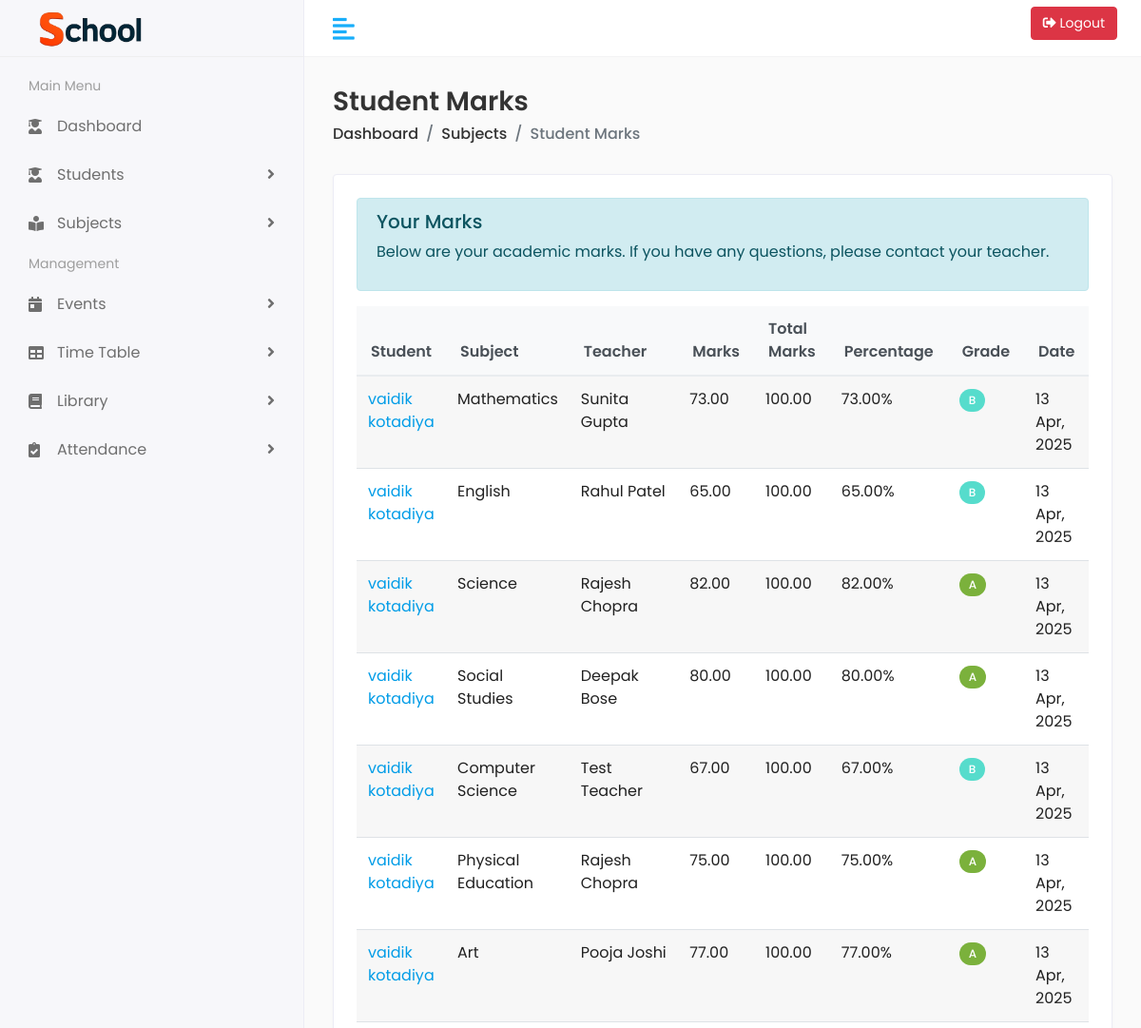
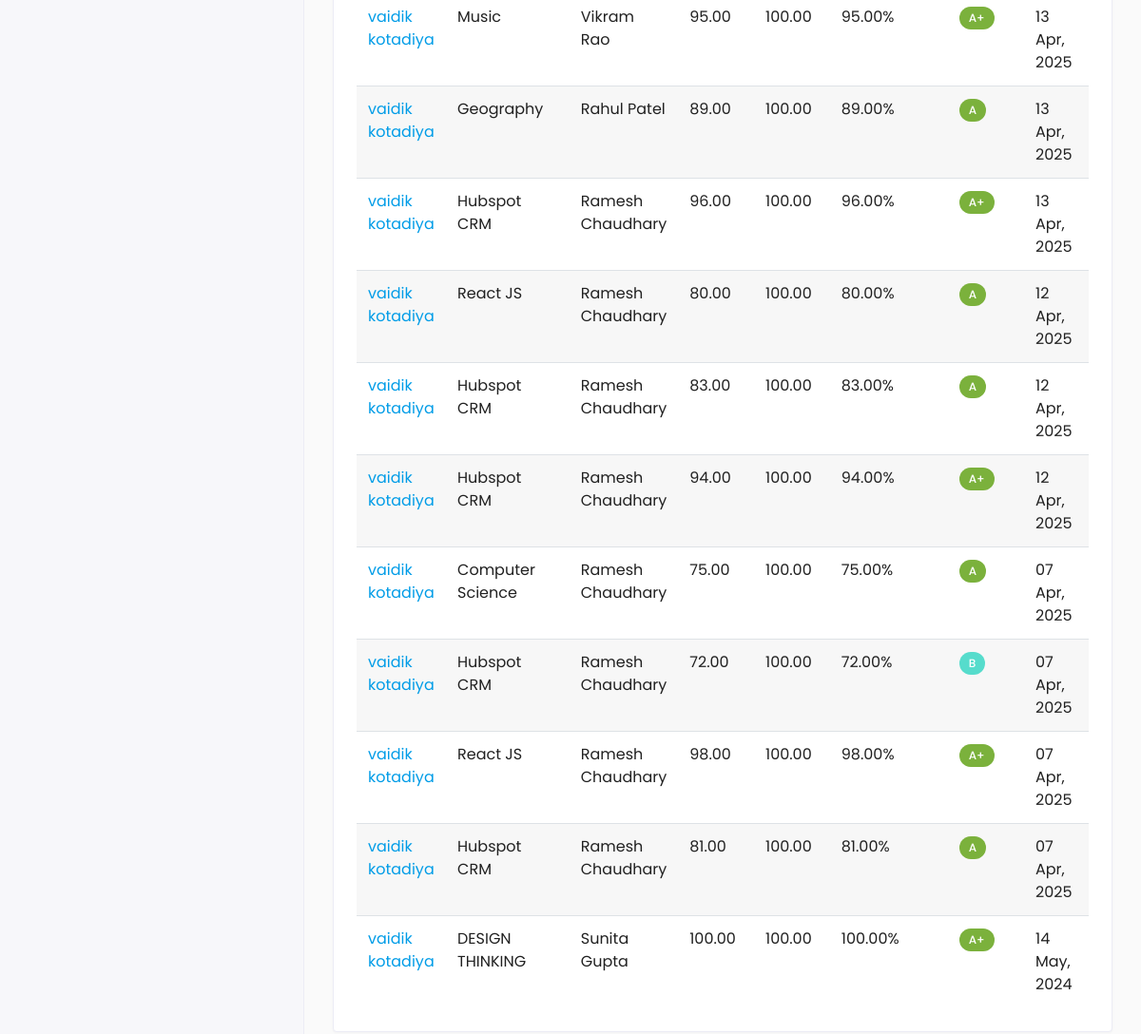
Page /subjects/marks/ (signed in) on the committed database (2 pictures, top to bottom).
### subjects/models.py (models this page shows, shortened)
class StudentMark(models.Model):
    GRADE_CHOICES = [
        ('A+', 'A+'),
        ('A', 'A'),
        ('B', 'B'),
        ('C', 'C'),
        ('D', 'D'),
        ('E', 'E (Fail)'),
    ]
    student = models.ForeignKey(Student, on_delete=models.CASCADE, related_name='marks')
    subject = models.ForeignKey(Subject, on_delete=models.CASCADE, related_name='student_marks')
    teacher = models.ForeignKey(Teacher, on_delete=models.SET_NULL, null=True, related_name='assigned_marks')
    marks_obtained = models.DecimalField(max_digits=5, decimal_places=2)
    total_marks = models.DecimalField(max_digits=5, decimal_places=2)
    percentage = models.DecimalField(max_digits=5, decimal_places=2, default=0)
    grade = models.CharField(max_length=2, choices=GRADE_CHOICES, default='E')
    date = models.DateField()
    remarks = models.TextField(blank=True)
    created_at = models.DateTimeField(auto_now_add=True)
    updated_at = models.DateTimeField(auto_now=True)
    class Meta:
        ordering = ['-date', 'student__first_name']
        verbose_name = 'Student Mark'
        verbose_name_plural = 'Student Marks'

class Subject(models.Model):
    name = models.CharField(max_length=100)
    code = models.CharField(max_length=20, unique=True)
    description = models.TextField(blank=True)
    teacher = models.ForeignKey(Teacher, on_delete=models.SET_NULL, null=True, related_name='subjects')
    credits = models.IntegerField(default=0)
    is_active = models.BooleanField(default=True)
    created_at = models.DateTimeField(auto_now_add=True)
    updated_at = models.DateTimeField(auto_now=True)
    class Meta:
        ordering = ['name']
        verbose_name = 'Subject'
        verbose_name_plural = 'Subjects'

### students/models.py (models this page shows, shortened)
class Student(models.Model):
    GENDER_CHOICES = (
        ('M', 'Male'),
        ('F', 'Female'),
        ('O', 'Other'),
    )
    CLASS_CHOICES = (
        ('1', 'Class 1'),
        ('2', 'Class 2'),
        ('3', 'Class 3'),
        ('4', 'Class 4'),
        ('5', 'Class 5'),
    )
    user = models.OneToOneField(User, on_delete=models.CASCADE, null=True, blank=True)
    first_name = models.CharField(max_length=50)
    last_name = models.CharField(max_length=50)
    roll_number = models.CharField(max_length=20, unique=True)
    class_name = models.CharField(max_length=2, choices=CLASS_CHOICES)
    gender = models.CharField(max_length=1, choices=GENDER_CHOICES)
    date_of_birth = models.DateField()
    address = models.TextField()
    phone_number = models.CharField(max_length=15)
    email = models.EmailField(blank=True, null=True)
    parent_name = models.CharField(max_length=100)
    parent_phone = models.CharField(max_length=15)
    parent_email = models.EmailField(blank=True, null=True)
    admission_date = models.DateField(auto_now_add=True)
    profile_picture = models.ImageField(upload_to='student_profiles/', blank=True, null=True)
    is_active = models.BooleanField(default=True)
    created_at = models.DateTimeField(auto_now_add=True)
    updated_at = models.DateTimeField(auto_now=True)
    fee_status = models.CharField(max_length=20, default='unpaid')
    last_payment_date = models.DateField(null=True, blank=True)
    transaction_id = models.CharField(max_length=100, null=True, blank=True)
    class Meta:
        ordering = ['class_name', 'roll_number']

### school_teachers/models.py (models this page shows, shortened)
class Teacher(models.Model):
    GENDER_CHOICES = [
        ('M', 'Male'),
        ('F', 'Female'),
        ('O', 'Other'),
    ]
    user = models.OneToOneField(User, on_delete=models.CASCADE, null=True, blank=True)
    first_name = models.CharField(max_length=100)
    last_name = models.CharField(max_length=100)
    employee_id = models.CharField(max_length=20, unique=True)
    gender = models.CharField(max_length=1, choices=GENDER_CHOICES)
    date_of_birth = models.DateField()
    email = models.EmailField(unique=True)
    phone_number = models.CharField(max_length=15)
    address = models.TextField()
    qualification = models.CharField(max_length=100)
    specialization = models.CharField(max_length=100)
    joining_date = models.DateField()
    profile_picture = models.ImageField(upload_to='teachers/profiles/', null=True, blank=True)
    is_active = models.BooleanField(default=True)
    created_at = models.DateTimeField(auto_now_add=True)
    updated_at = models.DateTimeField(auto_now=True)
    class Meta:
        ordering = ['first_name', 'last_name']

### subjects/views.py (the view)
# urls.py: path('marks/', views.student_marks, name='student_marks'),
@login_required
def student_marks(request):
    student_marks = StudentMark.objects.all()
    is_student = False
    student = None
    if hasattr(request, 'user_type') and request.user_type == 'student':
        is_student = True
        student = request.student
        print(f"Student identified: {student.first_name} {student.last_name} (ID: {student.id})")
        try:
            student_marks = StudentMark.objects.filter(student=student)
            print(f"Found {student_marks.count()} marks for student ID {student.id}")
        except Exception as e:
            print(f"Error filtering marks: {str(e)}")
            messages.error(request, f"Error loading student marks: {str(e)}")
            student_marks = StudentMark.objects.none()  # Empty queryset
    return render(request, 'subjects/student_marks.html', {
        'student_marks': student_marks,
        'is_student': is_student,
        'student': student
    })

### core/templatetags/core_extras.py (called while the page is built)
@register.filter
def avatar_color_class(username):
    hash_object = hashlib.md5(username.encode())
    hash_value = int(hash_object.hexdigest(), 16)
    color_index = (hash_value % 10) + 1
    return f"avatar-bg-{color_index}"

### subjects/templates/subjects/student_marks.html (shortened to what this page needs)
{% extends 'base.html' %}
{% load static %}
{% block content %}
<div class="page-header">
    <div class="row align-items-center">
        <div class="col">
            <h3 class="page-title">Student Marks</h3>
            <ul class="breadcrumb">
                <li class="breadcrumb-item"><a href="{% url 'core:home' %}">Dashboard</a></li>
                <li class="breadcrumb-item"><a href="{% url 'subjects:subject_list' %}">Subjects</a></li>
                <li class="breadcrumb-item active">Student Marks</li>
            </ul>
        </div>
    </div>
</div>
<div class="row">
    <div class="col-sm-12">
        <div class="card">
            <div class="card-body">
                {% if is_student %}
                <div class="alert alert-info">
                    <h5>Your Marks</h5>
                    <p>Below are your academic marks. If you have any questions, please contact your teacher.</p>
                </div>
                {% endif %}
                <div class="table-responsive">
                    <table class="table table-striped table-hover">
                        <thead>
                            <tr>
                                <th>Student</th>
                                <th>Subject</th>
                                <th>Teacher</th>
                                <th>Marks</th>
                                <th>Total Marks</th>
                                <th>Percentage</th>
                                <th>Grade</th>
                                <th>Date</th>
                            </tr>
                        </thead>
                        <tbody id="marksTableBody">
                            {% for mark in student_marks %}
                            <tr>
                                <td>
                                    {% if mark.student %}
                                    <a href="{% url 'students:student_detail' mark.student.id %}">
                                        {{ mark.student.first_name }} {{ mark.student.last_name }}
                                    </a>
                                    {% else %}
                                    <span class="text-muted">Student not found</span>
                                    {% endif %}
                                </td>
                                <td>{{ mark.subject.name }}</td>
                                <td>
                                    {% if mark.teacher %}
                                    {{ mark.teacher.first_name }} {{ mark.teacher.last_name }}
                                    {% else %}
                                    <span class="text-muted">Not assigned</span>
                                    {% endif %}
                                </td>
                                <td>{{ mark.marks_obtained }}</td>
                                <td>{{ mark.total_marks }}</td>
                                <td>{{ mark.percentage }}%</td>
                                <td>
                                    <span
                                        class="badge {% if mark.grade == 'A+' %}badge-success{% elif mark.grade == 'A' %}badge-success{% elif mark.grade == 'B' %}badge-info{% elif mark.grade == 'C' %}badge-warning{% elif mark.grade == 'D' %}badge-warning{% else %}badge-danger{% endif %}">
                                        {{ mark.grade }}
                                    </span>
                                </td>
                                <td>{{ mark.date|date:"d M, Y" }}</td>
                            </tr>
                            {% empty %}
                            <tr>
                                <td colspan="{% if is_student %}8{% else %}9{% endif %}" class="text-center">No student
                                    marks found.</td>
                            </tr>
                            {% endfor %}
                        </tbody>
                    </table>
                </div>
            </div>
        </div>
    </div>
</div>
{% endblock %}

### static/assets/css/style.css (style rules this page uses)
html { height: 100%; }
body { background-color: #fff; color: #333; font-family: 'Poppins', sans-serif; font-size: 1rem; height: 100%; line-height: 1.5; overflow-x: hidden; }
h1, h2, h3, h4, h5, h6 { font-family: 'Poppins', sans-serif; margin-top: 0; }
a { color: #009ce7; }
input, button, a { transition: all 0.4s ease; -moz-transition: all 0.4s ease; -o-transition: all 0.4s ease; -ms-transition: all 0.4s ease; -webkit-transition: all 0.4s ease; }
ul, ol { padding: 0px; list-style: none; }
.table { color: #333; max-width: 100%; margin-bottom: 0; width: 100%; }
.table-striped>tbody>tr:nth-of-type(2n+1) { background-color: #f8f9fa; }
.table thead tr th { font-weight: 600; }
.table tbody tr { border-bottom: 1px solid rgba(0, 0, 0, 0.05); }
.table-striped thead tr { border-color: transparent; }
.table-striped tbody tr { border-color: transparent; }
.table-striped tbody tr:nth-of-type(even) { background-color: rgba(255, 255, 255, 0.3); }
.table-striped tbody tr:nth-of-type(odd) { background-color: rgba(235, 235, 235, 0.4); }
.bg-success, .badge-success { background-color: #7bb13c !important; }
.bg-info, .badge-info { background-color: #009efb !important; }
.pro-bg-info, .badge-info { background-color: #56dccc !important; }
.card { border: 1px solid #ececf5; box-shadow: 0 1px 3px 0 rgba(0, 0, 0, 0.03); margin-bottom: 1.875rem; }
.card-body { padding: 1.5rem; }
.page-header { margin-bottom: 1.875rem; }
.page-header .breadcrumb { background-color: transparent; color: #6c757d; font-size: 1rem; font-weight: 500; margin-bottom: 0; padding: 0; }
.page-header .breadcrumb a { color: #333; }
.page-title { font-size: 28px; font-weight: 600; color: #333; margin-bottom: 5px; }

### templates/base.html (style rules this page uses)
:root { --dark-bg: #121212; --dark-surface: #1e1e1e; --dark-surface-2: #2d2d2d; --dark-text: #e0e0e0; --dark-text-secondary: #b0b0b0; --dark-accent: #bb86fc; --dark-error: #cf6679; --dark-warning: #ff9800; --light-bg: #fafafa; --light-surface: #ffffff; --light-surface-2: #f5f5f5; --light-text: #212121; --light-text-secondary: #757575; --light-accent: #6200ee; --light-error: #b00020; --light-warning: #ff9800; --bg-color: var(--light-bg); --surface-color: var(--light-surface); --surface-color-2: var(--light-surface-2); --text-color: var(--light-text); --text-color-secondary: var(--light-text-secondary); --accent-color: var(--light-accent); --error-color: var(--light-error); --warning-color: var(--light-warning); }
body { transition: background-color 0.3s ease; background-color: var(--bg-color); color: var(--text-color); }
.card { background-color: var(--surface-color); color: var(--text-color); transition: background-color 0.3s ease, color 0.3s ease; }
.table { color: var(--text-color); transition: color 0.3s ease; }

### subjects/templates/subjects/student_marks.html (style rules this page uses)
.table thead th { background-color: #f8f9fa; color: #495057; font-weight: 600; border-top: none; border-bottom: 2px solid #e9ecef; padding: 12px 15px; }
.badge { padding: 6px 10px; border-radius: 30px; font-weight: 500; font-size: 12px; }
.badge-success { background-color: #48bb78; color: white; }
.badge-info { background-color: #4299e1; color: white; }

### rows in the picture
StudentMark: student.first_name "vaidik", student.last_name "kotadiya", subject.name "Mathematics", teacher.first_name "Sunita", teacher.last_name "Gupta", marks_obtained "73.00", total_marks "100.00", percentage "73.00", grade "B", date "13 Apr, 2025"
StudentMark: student.first_name "vaidik", student.last_name "kotadiya", subject.name "English", teacher.first_name "Rahul", teacher.last_name "Patel", marks_obtained "65.00", total_marks "100.00", percentage "65.00", grade "B", date "13 Apr, 2025"
StudentMark: student.first_name "vaidik", student.last_name "kotadiya", subject.name "Science", teacher.first_name "Rajesh", teacher.last_name "Chopra", marks_obtained "82.00", total_marks "100.00", percentage "82.00", grade "A", date "13 Apr, 2025"
StudentMark: student.first_name "vaidik", student.last_name "kotadiya", subject.name "Social Studies", teacher.first_name "Deepak", teacher.last_name "Bose", marks_obtained "80.00", total_marks "100.00", percentage "80.00", grade "A", date "13 Apr, 2025"
StudentMark: student.first_name "vaidik", student.last_name "kotadiya", subject.name "Computer Science", teacher.first_name "Test", teacher.last_name "Teacher", marks_obtained "67.00", total_marks "100.00", percentage "67.00", grade "B", date "13 Apr, 2025"
StudentMark: student.first_name "vaidik", student.last_name "kotadiya", subject.name "Physical Education", teacher.first_name "Rajesh", teacher.last_name "Chopra", marks_obtained "75.00", total_marks "100.00", percentage "75.00", grade "A", date "13 Apr, 2025"
StudentMark: student.first_name "vaidik", student.last_name "kotadiya", subject.name "Art", teacher.first_name "Pooja", teacher.last_name "Joshi", marks_obtained "77.00", total_marks "100.00", percentage "77.00", grade "A", date "13 Apr, 2025"
StudentMark: student.first_name "vaidik", student.last_name "kotadiya", subject.name "Music", teacher.first_name "Vikram", teacher.last_name "Rao", marks_obtained "95.00", total_marks "100.00", percentage "95.00", grade "A+", date "13 Apr, 2025"
StudentMark: student.first_name "vaidik", student.last_name "kotadiya", subject.name "Geography", teacher.first_name "Rahul", teacher.last_name "Patel", marks_obtained "89.00", total_marks "100.00", percentage "89.00", grade "A", date "13 Apr, 2025"
StudentMark: student.first_name "vaidik", student.last_name "kotadiya", subject.name "Hubspot CRM", teacher.first_name "Ramesh", teacher.last_name "Chaudhary", marks_obtained "96.00", total_marks "100.00", percentage "96.00", grade "A+", date "13 Apr, 2025"
StudentMark: student.first_name "vaidik", student.last_name "kotadiya", subject.name "React JS", teacher.first_name "Ramesh", teacher.last_name "Chaudhary", marks_obtained "80.00", total_marks "100.00", percentage "80.00", grade "A", date "12 Apr, 2025"
StudentMark: student.first_name "vaidik", student.last_name "kotadiya", subject.name "Hubspot CRM", teacher.first_name "Ramesh", teacher.last_name "Chaudhary", marks_obtained "83.00", total_marks "100.00", percentage "83.00", grade "A", date "12 Apr, 2025"
StudentMark: student.first_name "vaidik", student.last_name "kotadiya", subject.name "Hubspot CRM", teacher.first_name "Ramesh", teacher.last_name "Chaudhary", marks_obtained "94.00", total_marks "100.00", percentage "94.00", grade "A+", date "12 Apr, 2025"
StudentMark: student.first_name "vaidik", student.last_name "kotadiya", subject.name "Computer Science", teacher.first_name "Ramesh", teacher.last_name "Chaudhary", marks_obtained "75.00", total_marks "100.00", percentage "75.00", grade "A", date "07 Apr, 2025"
StudentMark: student.first_name "vaidik", student.last_name "kotadiya", subject.name "Hubspot CRM", teacher.first_name "Ramesh", teacher.last_name "Chaudhary", marks_obtained "72.00", total_marks "100.00", percentage "72.00", grade "B", date "07 Apr, 2025"
StudentMark: student.first_name "vaidik", student.last_name "kotadiya", subject.name "React JS", teacher.first_name "Ramesh", teacher.last_name "Chaudhary", marks_obtained "98.00", total_marks "100.00", percentage "98.00", grade "A+", date "07 Apr, 2025"
StudentMark: student.first_name "vaidik", student.last_name "kotadiya", subject.name "Hubspot CRM", teacher.first_name "Ramesh", teacher.last_name "Chaudhary", marks_obtained "81.00", total_marks "100.00", percentage "81.00", grade "A", date "07 Apr, 2025"
StudentMark: student.first_name "vaidik", student.last_name "kotadiya", subject.name "DESIGN THINKING", teacher.first_name "Sunita", teacher.last_name "Gupta", marks_obtained "100.00", total_marks "100.00", percentage "100.00", grade "A+", date "14 May, 2024"
